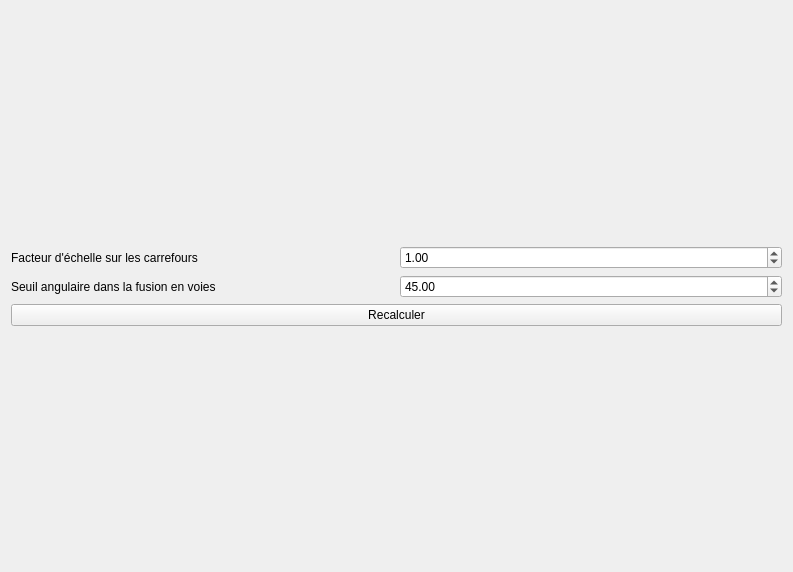
<?xml version="1.0" encoding="UTF-8"?>
<ui version="4.0">
 <class>RoadsForm</class>
 <widget class="QWidget" name="RoadsForm">
  <property name="geometry">
   <rect>
    <x>0</x>
    <y>0</y>
    <width>793</width>
    <height>572</height>
   </rect>
  </property>
  <property name="windowTitle">
   <string>Form</string>
  </property>
  <layout class="QGridLayout" name="gridLayout_3">
   <item row="0" column="0">
    <layout class="QVBoxLayout" name="verticalLayout">
     <item>
      <layout class="QGridLayout" name="gridLayout_2">
       <item row="0" column="0">
        <widget class="QLabel" name="label_3">
         <property name="text">
          <string>Facteur d'échelle sur les carrefours</string>
         </property>
        </widget>
       </item>
       <item row="0" column="1">
        <widget class="QDoubleSpinBox" name="doubleSpinBox">
         <property name="singleStep">
          <double>0.050000000000000</double>
         </property>
         <property name="value">
          <double>1.000000000000000</double>
         </property>
        </widget>
       </item>
       <item row="1" column="0">
        <widget class="QLabel" name="label_4">
         <property name="text">
          <string>Seuil angulaire dans la fusion en voies</string>
         </property>
        </widget>
       </item>
       <item row="1" column="1">
        <widget class="QDoubleSpinBox" name="doubleSpinBox_2">
         <property name="maximum">
          <double>120.000000000000000</double>
         </property>
         <property name="value">
          <double>45.000000000000000</double>
         </property>
        </widget>
       </item>
      </layout>
     </item>
     <item>
      <widget class="QPushButton" name="pushButton_2">
       <property name="text">
        <string>Recalculer</string>
       </property>
      </widget>
     </item>
    </layout>
   </item>
  </layout>
 </widget>
 <resources/>
 <connections/>
</ui>
